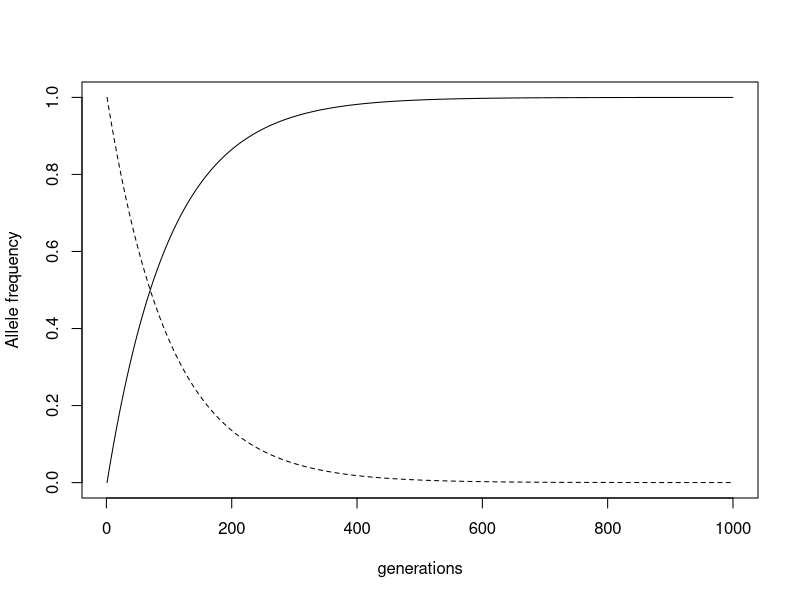
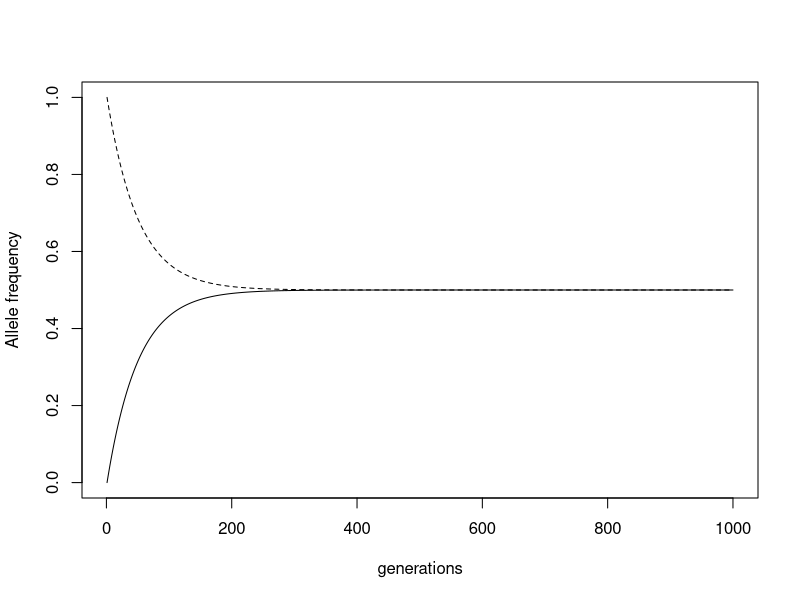
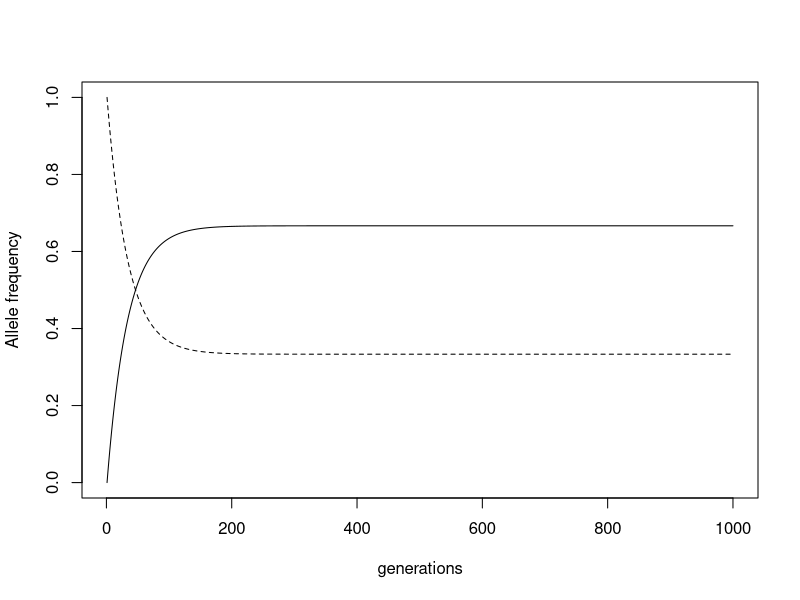

The R source for these figures, in order:
# mutation rate
mu <- 1e-2
# over 1000 generations
fA <- rep(NA, 1000)
# starting allele frequency is 0
fA[1] <- 0

for (t in 1:999) fA[t+1] <- fA[t] + mu*(1-fA[t])

plot(x=1:1000, y=fA, type="l", xlab="generations", lty=1, ylim=c(0,1), ylab="Allele frequency")
lines(x=1:1000, y=1-fA, lty=2)

# mutation rates
mu_aA <- 1e-2
mu_Aa <- 1e-2
# over 1000 generations
fA <- rep(NA, 1000)
# starting allele frequency
fA[1] <- 0

for (t in 1:999) fA[t+1] <- (1-mu_Aa)*fA[t] + mu_aA*(1-fA[t])

plot(x=1:1000, y=fA, type="l", lty=1, ylim=c(0,1), ylab="Allele frequency", xlab="generations")
lines(x=1:1000, y=1-fA, lty=2)

mu_aA <- 2e-2
mu_Aa <- 1e-2
fA <- rep(NA, 1000)
fA[1] <- 0

for (t in 1:999) fA[t+1] <- (1-mu_Aa)*fA[t] + mu_aA*(1-fA[t])

plot(x=1:1000, y=fA, type="l", lty=1, ylim=c(0,1), ylab="Allele frequency", xlab="generations")
lines(x=1:1000, y=1-fA, lty=2)
cat("final frequency:", fA[length(fA)])
